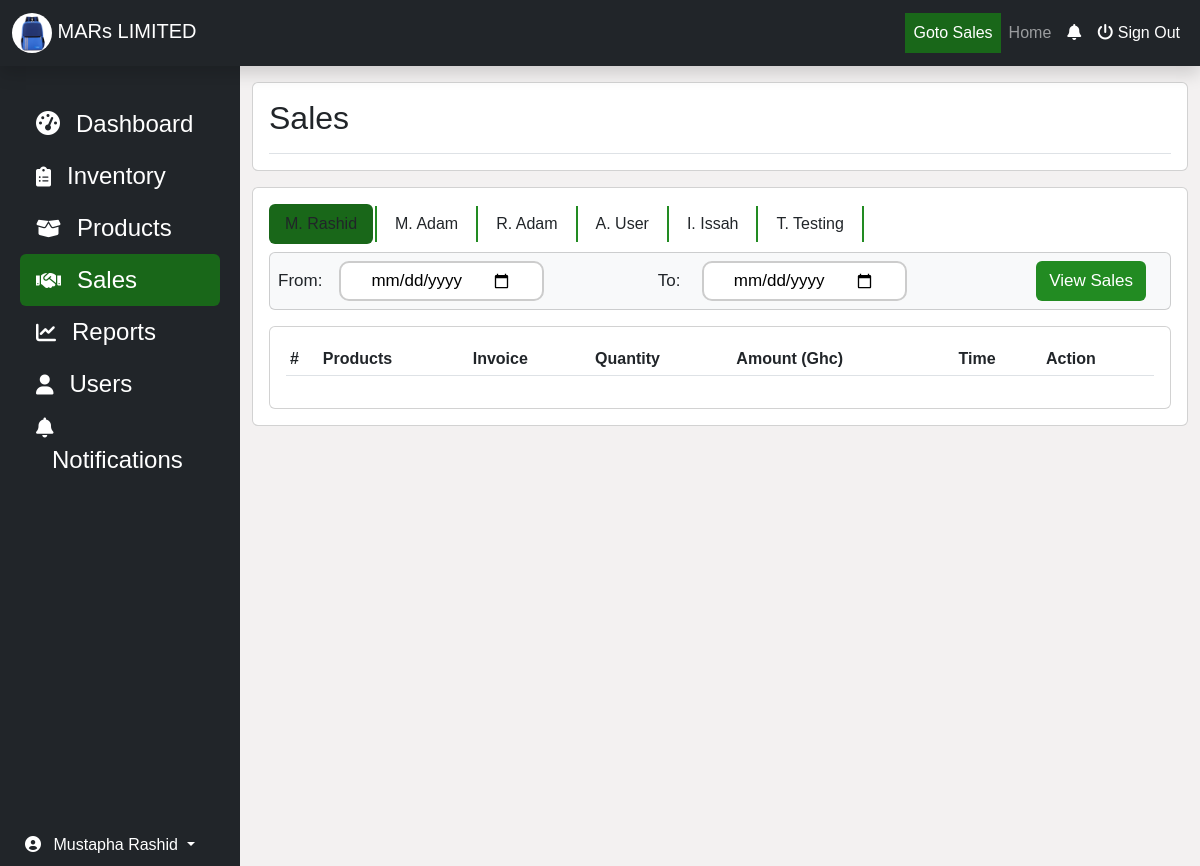
Page /admin/index.php?page=sales (signed in) on the committed database.
### tables this page shows
CREATE TABLE `users` (
  `user_id` int(11) NOT NULL,
  `user_surname` varchar(20) NOT NULL,
  `user_forenames` varchar(20) NOT NULL,
  `username` varchar(30) NOT NULL,
  `user_password` varchar(255) NOT NULL,
  `user_phone` varchar(10) NOT NULL,
  `user_role` varchar(5) NOT NULL,
  `date_added` date NOT NULL DEFAULT current_timestamp(),
  `last_login` datetime DEFAULT NULL,
  `login_session` varchar(255) DEFAULT NULL,
  `password_reset` tinyint(4) NOT NULL DEFAULT 0 COMMENT '0=No, 1=Yes'
);

### admin/checkSession.php (called while the page is built, shortened)
<?php session_start();
	require_once '../inc/dbConnect.php';
	if (!isset($_SESSION['userId'])) {
		header("location: ../index.php?msg=Something");
	} else {
		$userId = $_SESSION['userId'];
		$sqlSession = mysqli_query($con, "SELECT user_id, user_surname, user_forenames, username, user_role FROM users WHERE user_id = '$userId'");
		if (mysqli_num_rows($sqlSession) < 1) {
			header("location: ../index.php");
			exit();
		} else {
			$dataSession = mysqli_fetch_assoc($sqlSession);
			if ($dataSession['user_role'] === 'admin') {
				$name = $_SESSION['surname'].' '.$_SESSION['forenames'];
			} else {
				header("location: ../index.php");
				exit();
			}
		}
	}

### admin/sales.php (the view, shortened to what this page needs)
<div class="col" style="width: 100vw">
	<div class="card mt-3">
		<div class="card-body">
			<div class="d-flex justify-content-between flex-wrap flex-md-nowrap align-items-center pt- pb-2  mb- border-bottom">
				<h1 class="h2">Sales</h1>
			</div>
		</div>
	</div>
	<div id="toastContainer" class="position-absolute top-0 end-0 p-3" style="z-index: 9999"></div>
	<div class="card mt-3">
		<div class="card-body" id="">
			<ul class="nav nav-pills">
			<?php $sql = mysqli_query($con, "SELECT user_id, user_surname, user_forenames, user_role FROM users");
				while ($data = mysqli_fetch_assoc($sql)) { ?>
					<li class="nav-item">
						<a class="nav-link text-dark tab" user-id="<?= $data['user_id']; ?>" aria-current="page" href="#"><?= substr($data['user_surname'], 0, 1).'. '.$data['user_forenames']; ?></a>
					</li>
					<li class="nav-item">
						<div style="width: 2px; height: 90%; background-color: forestgreen; margin: 2px;"></div>
					</li>
				<?php }?>
			</ul>
			<div class="tab1">
				<div class="card p-2 mt-2 bg-light">
					<form action="#" method="post" class="d-flex justify-content-between align-items-center">
						<div class="d-flex justify-content-between align-items-center">
							<label for="fromDate">From:</label>
							<input type="date" class="" id="fromDate" name="fromDate">
						</div>
						<div>
							<label for="toDate">To:</label>
							<input type="date" id="toDate" name="toDate">
						</div>
						<div>
							<button type="button" class="btn forestgreen mx-3 viewSalesBtn" style="font-size: 17px">View Sales</button>
						</div>
					</form>
				</div>
				<div class="card mt-3">
					<div class="card-body table-responsive salesDiv">
						<table class="table table-sm table-hover table-striped">
							<thead>
								<tr>
									<th>#</th>
									<th>Products</th>
									<th>Invoice</th>
									<th>Quantity</th>
									<th>Amount (Ghc)</th>
									<th>Time</th>
									<th>Action</th>
								</tr>
							</thead>
						</table>
					</div>
				</div>
			</div>
		</div>
	</div>
</div>

### admin/index.php (shortened to what this page needs)
<?php require_once 'checkSession.php';
?>
<!DOCTYPE html>
<html lang="en">
<head>
	<link rel="stylesheet" href="../css/bootstrap.min.css?s=<?= time(); ?>">
	<link rel="stylesheet" href="../css/all.css?s=<?= time(); ?>">
	<link rel="stylesheet" href="../css/style.css?s=<?= time(); ?>">
	<link rel="stylesheet" href="css/style.css?s=<?= time(); ?>">
</head>
<body class="" style="">
	<?php require_once 'inc/header.php'; ?>
	<div class="container-fluid" style="padding: px;">
		<div id="toastContainer" class="position-absolute top-0 end-0 p-3" style="z-index: 9999"></div>
		<div class="row flex-nowrap" style="">
				<?php require_once 'inc/sidebar.php' ?>
				<?php $page = isset($_GET['page']) && !empty($_GET['page']) ? $_GET['page'] : 'dashboard';
					include_once($page.'.php');
				?>
			</div>
		</div>
</body>
</html>

### admin/inc/header.php (shortened to what this page needs)
<nav class="navbar navbar-expand-lg navbar-dark bg-dark sticky-top shadow" style="margin-left: ;">
	<div class="container-fluid mx-0">
		<a class="navbar-brand" href="?page=dashboard">
			<img src="../assets/school bag.png" width="40" height="40" style="border-radius: 50px;" alt="">
			MARs LIMITED
		</a>
		<div class="collapse navbar-collapse justify-content-end" id="navbarNav" style="">
			<ul class="navbar-nav ml-auto" style="">
				<li class="nax-item">
					<a href="../saler/" class="nav-link active">Goto Sales</a>
				</li>
				<li class="nax-item">
					<a href="?page=dashboard" class="nav-link">Home</a>
				</li>
				<li class="nav-item">
					<a class="nav-link text-white" href="?page=notifications"><i class="fas fa-bell"></i>
					</a>
				</li>
				<li class="nav-item">
					<a class="nav-link text-white" href="signout.php">
						<i class="fa-solid fa-power-off"></i> Sign Out
					</a>
				</li>
			</ul>
		</div>
	</div>
</nav>

### admin/inc/sidebar.php (shortened to what this page needs)
<div class="bg-dark col-auto col-md-4 col-lg-2-5 min-vh-100 d-flex flex-column justify-content-between sidebarMain" style="top: 0; position: sticky;">
	<div class="bg-dark p-2 sideBarItems" style="">
		<ul class="nav nav-pills flex-column mt-4">
			<li class="nav-item py-2 py-sm-0">
				<a href="?page=dashboard" class="nav-link text-white <?php echo (!isset($_GET['page']) || empty($_GET['page']) || $_GET['page'] === 'dashboard') ? 'active' : ''; ?>">
					<i class="fs-4 fas fa-tachometer-alt"></i><span class="fs-4 ms-3 d-none d-sm-inline">Dashboard</span>
				</a>
			</li>
			<li class="nav-item py-2 py-sm-0">
				<a href="?page=inventory" class="nav-link text-white <?php echo (isset($_GET['page']) && $_GET['page'] === 'inventory') ? 'active' : ''; ?>">
					<i class="fs-5 fas fa-clipboard-list"></i><span class="fs-4 ms-3 d-none d-sm-inline">Inventory</span>
				</a>
			</li>
			<li class="nav-item py-2 py-sm-0">
				<a href="?page=products" class="nav-link text-white <?php echo (isset($_GET['page']) && $_GET['page'] === 'products') ? 'active' : ''; ?>">
					<i class="fs-5 fas fa-box-open"></i><span class="fs-4 ms-3 d-none d-sm-inline">Products</span>
				</a>
			</li>
			<li class="nav-item py-2 py-sm-0">
				<a href="?page=sales" class="nav-link text-white <?php echo (isset($_GET['page']) && $_GET['page'] === 'sales') ? 'active' : ''; ?>">
					<i class="fs-5 fas fa-handshake"></i><span class="fs-4 ms-3 d-none d-sm-inline">Sales</span>
				</a>
			</li>
			<li class="nav-item py-2 py-sm-0">
				<a href="?page=reports" class="nav-link text-white <?= (isset($_GET['page']) && $_GET['page'] === 'reports') ? 'active' : ''; ?>">
					<i class="fs-5 fas fa-chart-line"></i><span class="fs-4 ms-3 d-none d-sm-inline">Reports</span>
				</a>
			</li>
			<li class="nav-item py-2 py-sm-0">
				<a href="?page=users" class="nav-link text-white <?= (isset($_GET['page']) && $_GET['page'] === 'users') ? 'active' : ''; ?>">
					<i class="fs-5 fas fa-user"></i><span class="fs-4 ms-3 d-none d-sm-inline">Users</span>
				</a>
			</li>
			<li class="nav-item py-2 py-sm-0">
				<a href="?page=notifications" class="nav-link text-white <?= (isset($_GET['page']) && $_GET['page'] === 'notifications') ? 'active' : ''; ?>">
					<i class="fs-5 fas fa-bell"></i>
					<span class="fs-4 ms-3 d-none d-sm-inline">Notifications
					</span>
				</a>
			</li>
		</ul>
	</div>
	<div class="dropdown open bg-dark downBtnDiv">
		<button class="btn border-none text-white dropdown-toggle" type="button" id="triggerId" data-bs-toggle="dropdown" data-aria-expanded="false">
		<i class="fas fa-user-circle"></i> <span class="ms-2 d-none d-sm-inline"><?= ucwords($name); ?></span>
		</button>
	</div>
</div>

### css/style.css (style rules this page uses)
body { margin: 0; padding: 0; box-sizing: border-box; background-color: #f1eeeed0; font-family: Arial, Helvetica, sans-serif; }

### admin/css/style.css (style rules this page uses)
.sideBarItems { position: sticky; top: 40px; }
@media (min-width: 992px) { .col-lg-2-5 { flex-basis: 20%; max-width: 20%; } }
.downBtnDiv { bottom: 0; position: sticky; height: 40px; }
.forestgreen { background-color: forestgreen; color: #fff; }
.active { background-color: #196719 !important; }
a { text-decoration: none; }

### admin/sales.php (style rules this page uses)
label { font-size: 17px; padding-right: 17px; }
input { font-size: 17px; padding: 5px 30px; border-radius: 10px; border: 2px solid #ccc; }

### rows in the picture
users: user_surname "M", user_forenames "Rashid"
users: user_surname "M", user_forenames "Adam"
users: user_surname "R", user_forenames "Adam"
users: user_surname "A", user_forenames "User"
users: user_surname "I", user_forenames "Issah"
users: user_surname "T", user_forenames "Testing"

### other values in the picture
$name "Mustapha Rashid"
